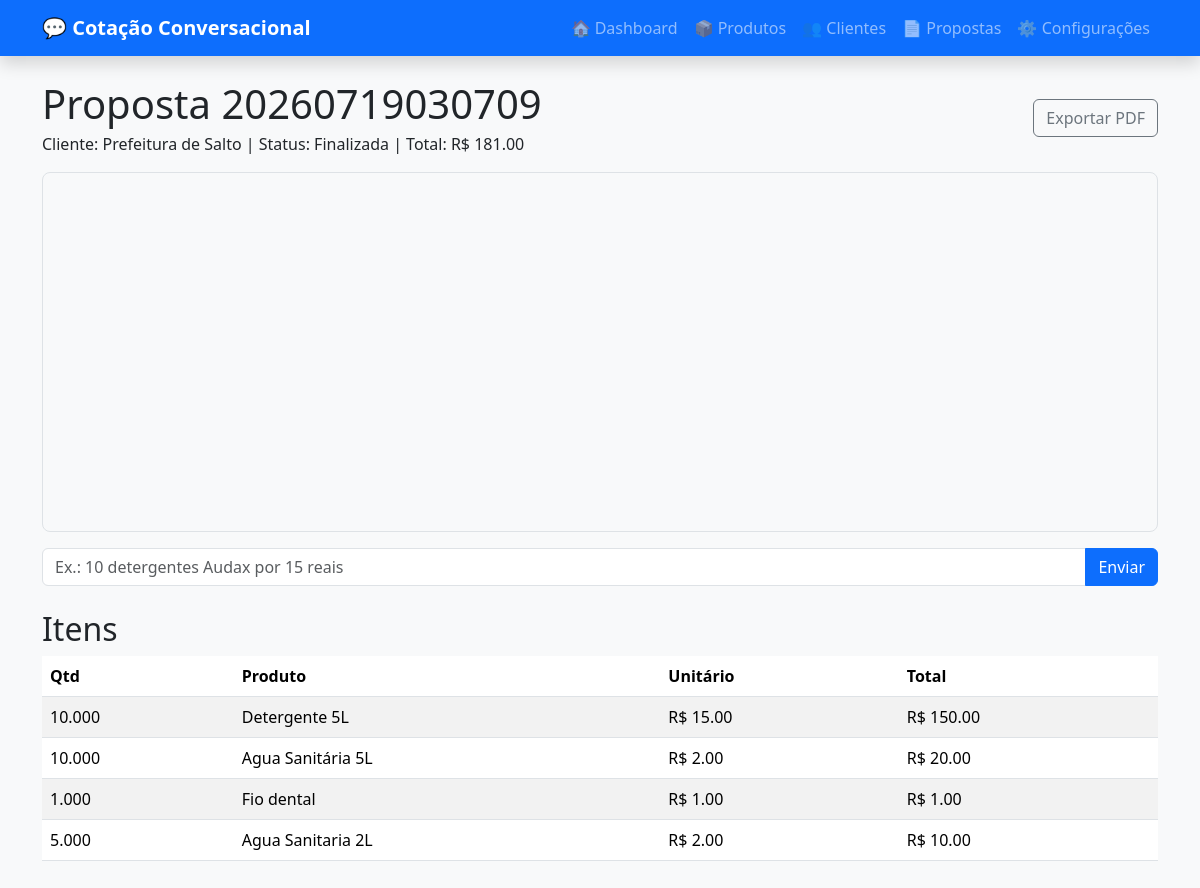
/propostas/9, run on the app's committed database.
### app/models/entities.py (models this page shows)
class Proposta(Base):
    __tablename__ = "propostas"
    id: Mapped[int] = mapped_column(primary_key=True)
    numero: Mapped[str] = mapped_column(
        String(30),
        unique=True,
        index=True,
    )
    cliente_id: Mapped[int | None] = mapped_column(
        ForeignKey("clientes.id"),
        nullable=True,
    )
    data: Mapped[datetime] = mapped_column(
        DateTime,
        default=datetime.utcnow,
    )
    status: Mapped[str] = mapped_column(
        String(30),
        default="Em andamento",
    )
    observacoes: Mapped[str | None] = mapped_column(
        Text,
        nullable=True,
    )
    valor_total: Mapped[Decimal] = mapped_column(
        Numeric(12, 2),
        default=0,
    )
    estado_chat: Mapped[dict | None] = mapped_column(
        JSON,
        nullable=True,
        default=dict,
    )
    cliente: Mapped[Cliente | None] = relationship()
    itens: Mapped[list["ItemProposta"]] = relationship(
        cascade="all, delete-orphan",
        back_populates="proposta",
    )
    mensagens: Mapped[list["MensagemConversa"]] = relationship(
        cascade="all, delete-orphan",
        back_populates="proposta",
    )

class Cliente(Base):
    __tablename__ = "clientes"
    id: Mapped[int] = mapped_column(primary_key=True)
    razao_social: Mapped[str] = mapped_column(String(255), index=True)
    nome_fantasia: Mapped[str | None] = mapped_column(String(255), nullable=True)
    cnpj: Mapped[str | None] = mapped_column(String(30), nullable=True)
    endereco: Mapped[str | None] = mapped_column(String(255), nullable=True)
    cidade: Mapped[str | None] = mapped_column(String(120), nullable=True)
    telefone: Mapped[str | None] = mapped_column(String(50), nullable=True)
    email: Mapped[str | None] = mapped_column(String(180), nullable=True)

class ItemProposta(Base):
    __tablename__ = "itens_proposta"
    id: Mapped[int] = mapped_column(primary_key=True)
    proposta_id: Mapped[int] = mapped_column(
        ForeignKey("propostas.id")
    )
    produto_id: Mapped[int] = mapped_column(
        ForeignKey("produtos.id")
    )
    quantidade: Mapped[Decimal] = mapped_column(
        Numeric(12, 3)
    )
    valor_unitario: Mapped[Decimal] = mapped_column(
        Numeric(12, 2)
    )
    valor_total: Mapped[Decimal] = mapped_column(
        Numeric(12, 2)
    )
    proposta: Mapped[Proposta] = relationship(
        back_populates="itens"
    )
    produto: Mapped[Produto] = relationship()

class Produto(Base):
    __tablename__ = "produtos"
    id: Mapped[int] = mapped_column(primary_key=True)
    codigo: Mapped[str] = mapped_column(String(40), index=True)
    descricao: Mapped[str] = mapped_column(String(255), index=True)
    marca: Mapped[str | None] = mapped_column(String(120), nullable=True, index=True)
    unidade: Mapped[str] = mapped_column(String(30), default="UN")
    volume: Mapped[str | None] = mapped_column(String(80), nullable=True)
    categoria: Mapped[str | None] = mapped_column(String(120), nullable=True)
    preco_padrao: Mapped[Decimal | None] = mapped_column(
        Numeric(12, 2),
        nullable=True,
    )
    ativo: Mapped[bool] = mapped_column(Boolean, default=True)
    aliases: Mapped[list["AliasProduto"]] = relationship(
        back_populates="produto"
    )

### app/routers/web.py (the view)
@router.get("/propostas/{proposta_id}", response_class=HTMLResponse)
def tela_proposta(
    proposta_id: int,
    request: Request,
    db: Session = Depends(get_db),
):
    proposta = db.get(Proposta, proposta_id)
    if not proposta:
        raise HTTPException(status_code=404, detail="Proposta não encontrada")
    return templates.TemplateResponse(
        request=request,
        name="proposta.html",
        context={
            "request": request,
            "proposta": proposta,
        },
    )

### app/templates/proposta.html (shortened to what this page needs)
{% extends "base.html" %}
{% block content %}
<div class="d-flex flex-column flex-md-row justify-content-between gap-3 align-items-md-center mb-3">
  <div>
    <h1 class="mb-1">Proposta {{ proposta.numero }}</h1>
    <p class="mb-0">
      Cliente: {{ proposta.cliente.razao_social if proposta.cliente else '-' }} |
      Status: <span id="status-proposta">{{ proposta.status }}</span> |
      Total: <span id="total-proposta">R$ {{ '%.2f'|format(proposta.valor_total) }}</span>
    </p>
  </div>
  <a class="btn btn-outline-secondary" href="/propostas/{{ proposta.id }}/pdf">Exportar PDF</a>
</div>
<div class="chat-box mb-3" id="chat">
</div>
<form id="chat-form" class="input-group mb-4">
  <input class="form-control" name="mensagem" placeholder="Ex.: 10 detergentes Audax por 15 reais" autofocus>
  <button class="btn btn-primary">Enviar</button>
</form>
<h2 class="mt-4">Itens</h2>
<div class="table-responsive">
  <table class="table table-striped align-middle" id="itens-proposta">
    <thead><tr><th>Qtd</th><th>Produto</th><th>Unitário</th><th>Total</th></tr></thead>
    <tbody>
      {% for i in proposta.itens %}
      <tr>
        <td>{{ i.quantidade }}</td>
        <td>{{ i.produto.descricao }}</td>
        <td>R$ {{ '%.2f'|format(i.valor_unitario) }}</td>
        <td>R$ {{ '%.2f'|format(i.valor_total) }}</td>
      </tr>
      {% else %}
      <tr><td colspan="4" class="text-muted text-center">Nenhum item adicionado.</td></tr>
      {% endfor %}
    </tbody>
  </table>
</div>
{% endblock %}

### app/static/css/app.css (style rules this page uses)
.chat-box { height:360px;overflow:auto;border:1px solid #dee2e6;border-radius:.5rem;padding:1rem;background:#f8f9fa }

### data on the page
Proposta: numero "20260719030709", status "Finalizada", valor_total "181.00"
Cliente: cliente "Prefeitura de Salto"
ItemProposta: quantidade "10.000", produto.descricao "Detergente 5L", valor_unitario "15.00", valor_total "150.00"
ItemProposta: quantidade "10.000", produto.descricao "Agua Sanitária 5L", valor_unitario "2.00", valor_total "20.00"
ItemProposta: quantidade "1.000", produto.descricao "Fio dental", valor_unitario "1.00", valor_total "1.00"
ItemProposta: quantidade "5.000", produto.descricao "Agua Sanitaria 2L", valor_unitario "2.00", valor_total "10.00"
